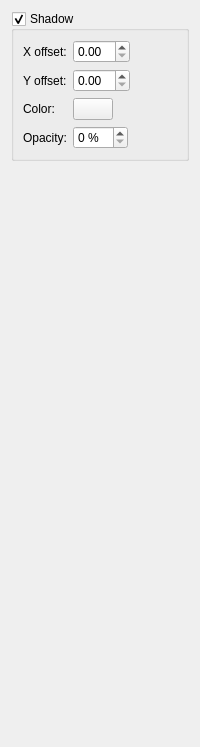
     <widget class="QWidget" name="shadowPage">
      <attribute name="title">
       <string>Shadow</string>
      </attribute>
      <layout class="QGridLayout" name="gridLayout_17">
       <item row="0" column="0">
        <widget class="QGroupBox" name="shadowEnableCheck">
         <property name="title">
          <string>Shadow</string>
         </property>
         <property name="checkable">
          <bool>true</bool>
         </property>
         <layout class="QGridLayout" name="gridLayout_8">
          <item row="0" column="0">
           <layout class="QFormLayout" name="formLayout_5">
            <property name="fieldGrowthPolicy">
             <enum>QFormLayout::AllNonFixedFieldsGrow</enum>
            </property>
            <item row="0" column="0">
             <widget class="QLabel" name="label_13">
              <property name="text">
               <string>X offset:</string>
              </property>
             </widget>
            </item>
            <item row="0" column="1">
             <layout class="QHBoxLayout" name="horizontalLayout_6">
              <item>
               <widget class="QDoubleSpinBox" name="shadowXSpin"/>
              </item>
              <item>
               <spacer name="horizontalSpacer_8">
                <property name="orientation">
                 <enum>Qt::Horizontal</enum>
                </property>
                <property name="sizeHint" stdset="0">
                 <size>
                  <width>40</width>
                  <height>20</height>
                 </size>
                </property>
               </spacer>
              </item>
             </layout>
            </item>
            <item row="1" column="0">
             <widget class="QLabel" name="label_14">
              <property name="text">
               <string>Y offset:</string>
              </property>
             </widget>
            </item>
            <item row="1" column="1">
             <layout class="QHBoxLayout" name="horizontalLayout_7">
              <item>
               <widget class="QDoubleSpinBox" name="shadowYSpin"/>
              </item>
              <item>
               <spacer name="horizontalSpacer_17">
                <property name="orientation">
                 <enum>Qt::Horizontal</enum>
                </property>
                <property name="sizeHint" stdset="0">
                 <size>
                  <width>40</width>
                  <height>20</height>
                 </size>
                </property>
               </spacer>
              </item>
             </layout>
            </item>
            <item row="2" column="0">
             <widget class="QLabel" name="label_15">
              <property name="text">
               <string>Color:</string>
              </property>
             </widget>
            </item>
            <item row="3" column="0">
             <widget class="QLabel" name="label_16">
              <property name="text">
               <string>Opacity:</string>
              </property>
             </widget>
            </item>
            <item row="3" column="1">
             <layout class="QHBoxLayout" name="horizontalLayout_8">
              <item>
               <widget class="QSpinBox" name="shadowOpacitySpin">
                <property name="suffix">
                 <string notr="true"> %</string>
                </property>
               </widget>
              </item>
              <item>
               <spacer name="horizontalSpacer_22">
                <property name="orientation">
                 <enum>Qt::Horizontal</enum>
                </property>
                <property name="sizeHint" stdset="0">
                 <size>
                  <width>40</width>
                  <height>20</height>
                 </size>
                </property>
               </spacer>
              </item>
             </layout>
            </item>
            <item row="2" column="1">
             <layout class="QHBoxLayout" name="horizontalLayout_24">
              <item>
               <widget class="glabels::ColorButton" name="shadowColorButton">
                <property name="sizePolicy">
                 <sizepolicy hsizetype="Fixed" vsizetype="Fixed">
                  <horstretch>0</horstretch>
                  <verstretch>0</verstretch>
                 </sizepolicy>
                </property>
                <property name="text">
                 <string/>
                </property>
               </widget>
              </item>
              <item>
               <spacer name="horizontalSpacer_21">
                <property name="orientation">
                 <enum>Qt::Horizontal</enum>
                </property>
                <property name="sizeHint" stdset="0">
                 <size>
                  <width>40</width>
                  <height>20</height>
                 </size>
                </property>
               </spacer>
              </item>
             </layout>
            </item>
           </layout>
          </item>
         </layout>
        </widget>
       </item>
       <item row="1" column="0">
        <spacer name="verticalSpacer_7">
         <property name="orientation">
          <enum>Qt::Vertical</enum>
         </property>
         <property name="sizeHint" stdset="0">
          <size>
           <width>20</width>
           <height>575</height>
          </size>
         </property>
        </spacer>
       </item>
      </layout>
     </widget>
